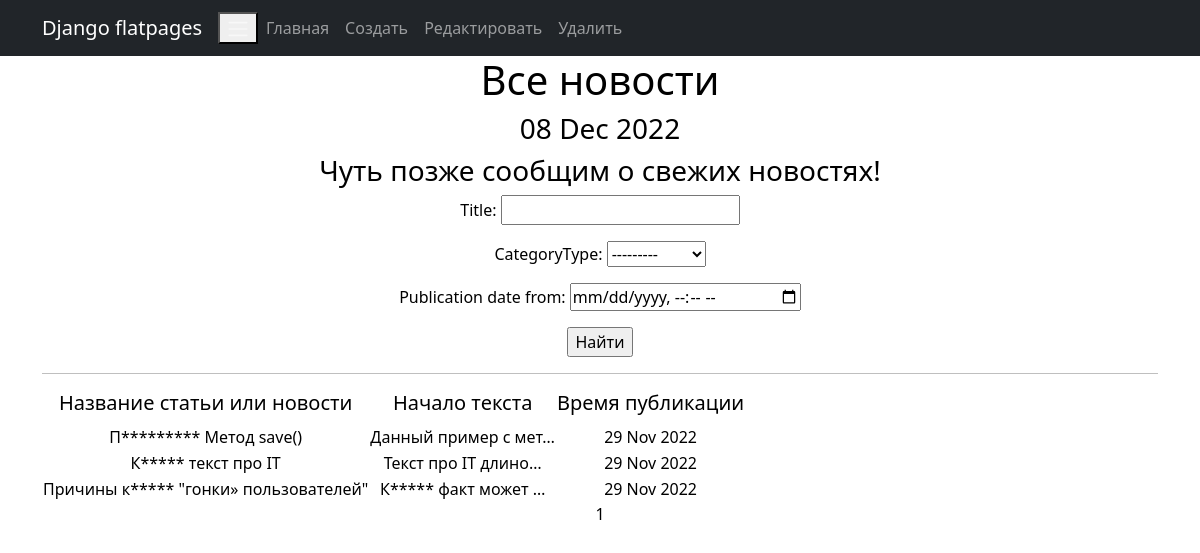
The page /news/ on the database as committed earlier.
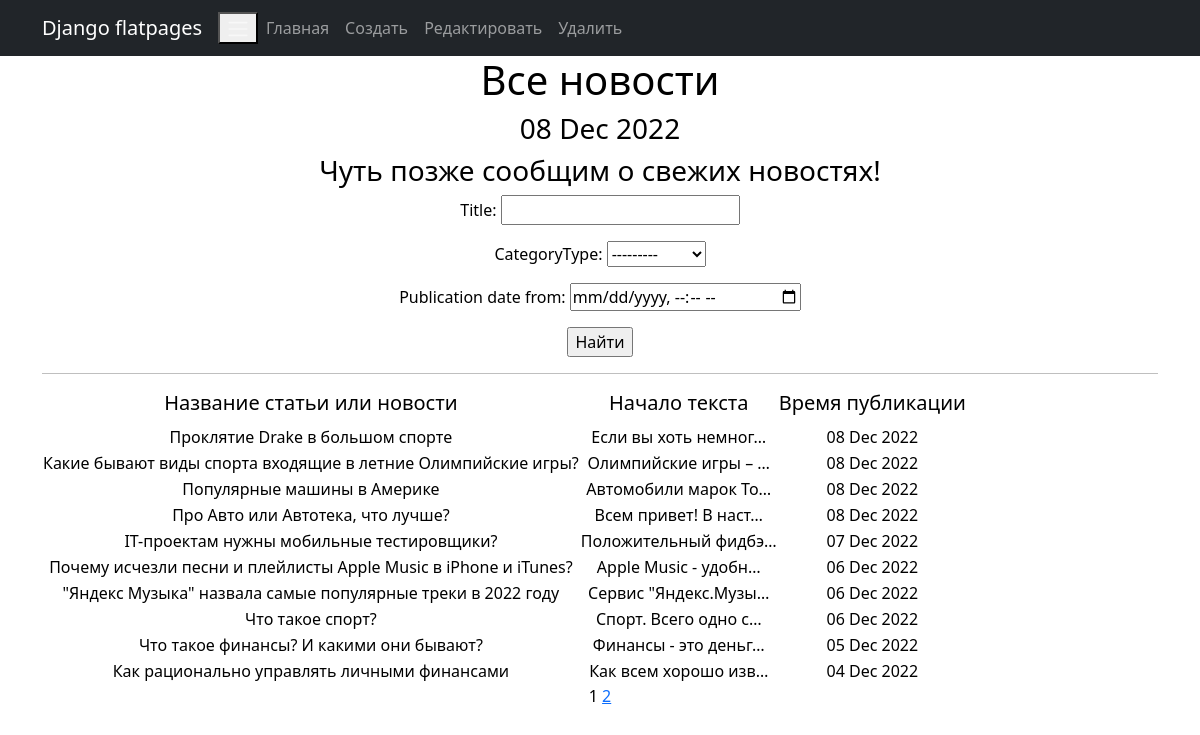
The same page on the database as committed later.
### news/models.py (models this page shows, shortened)
class Post(models.Model):
    author = models.ForeignKey(Author, on_delete=models.CASCADE)
    NEWS = 'NW'
    ARTICLE = 'AR'
    CATEGORY_CHOICES = (
        (NEWS, 'НОВОСТЬ'),
        (ARTICLE, 'СТАТЬЯ')
    )
    categoryType = models.CharField(max_length=2, choices=CATEGORY_CHOICES, default=ARTICLE)
    dateCreation = models.DateTimeField(auto_now_add=True)
    postCategory = models.ManyToManyField(Category, through='PostCategory')
    title = models.CharField(max_length=128)
    text = models.TextField()
    rating = models.SmallIntegerField(default=0)

### news/views.py (the view)
# urls.py: path('', PostsList.as_view(), name='post_list'),
class PostsList(ListView):
    model = Post
    ordering = '-dateCreation'
    template_name = 'news_1.html'
    context_object_name = 'news'
    paginate_by = 10
    def get_queryset(self):
        queryset = super().get_queryset()
        self.filterset = PostFilter(self.request.GET, queryset)
        return self.filterset.qs
    def get_context_data(self, **kwargs):
        context = super().get_context_data(**kwargs)
        context['time_now'] = datetime.utcnow()
        context['next_post'] = None
        context['filterset'] = self.filterset
        return context

### news/templatetags/custom_filters.py (called while the page is built)
@register.filter()
def censor(value):
    bad_words = ['прикольный', 'клевый', 'крутой']
    if not isinstance(value, str):
        raise TypeError(f"unresolved type '{type(value)}' expected  type 'str'")
    for word in value.split():
        if word.lower() in bad_words:
            value = value.replace(word, f"{word[0]}{'*' * (len(word) - 1)}")
    return value

### templates/news_1.html (shortened to what this page needs)
{% extends 'flatpages/default.html' %}
{% load custom_filters %}
{% block content %}
    <h1>Все новости</h1>
    <h3>{{ time_now|date:'d M Y' }}</h3>
    <h3> {{ next_post|default_if_none:"Чуть позже сообщим о свежих новостях!" }} </h3>
<form action="" method="get">
    {{ filterset.form.as_p }}
    <input type="submit" value="Найти" />
</form>
<hr>
    {% if news %}
<table>
    <td><h5>Название статьи или новости</h5></td>
    <td><h5>Начало текста</h5></td>
    <td><h5>Время публикации</h5></td>
    {% for post in news %}
    <tr>
        <td>{{ post.title|censor }}</td>
        <td>
            <div align="center">{{ post.text|censor|truncatechars:20 }}</div>
        </td>
        <td>{{ post.dateCreation|date:'d M Y ' }}</td>
    </tr>
    <tr>
        {% endfor %}
    </tr>
</table>
    {% else %}
       <h2>Свежих новостей нет!</h2>
   {% endif %}
   {{ page_obj.number }}
   {% if page_obj.has_next %}
       <a href="?page={{ page_obj.next_page_number }}">{{ page_obj.next_page_number }}</a>
   {% endif %}
{% endblock content %}

Rows that differ between the two databases and show on the page:
no longer on this page (row edited): Post: title|censor "П********* Метод save()", text|censor "Данный пример с мет…", dateCreation "29 Nov 2022"
no longer on this page (row unchanged): Post: title|censor "К***** текст про IT", text|censor "Текст про IT длино…", dateCreation "29 Nov 2022"
no longer on this page (row unchanged): Post: title|censor "Причины к***** \"гонки» пользователей\"", text|censor "К***** факт может …", dateCreation "29 Nov 2022"
added Post: title|censor "Проклятие Drake в большом спорте", text|censor "Если вы хоть немног…", dateCreation "08 Dec 2022"
added Post: title|censor "Какие бывают виды спорта входящие в летние Олимпийские игры?", text|censor "Олимпийские игры – …", dateCreation "08 Dec 2022"
added Post: title|censor "Популярные машины в Америке", text|censor "Автомобили марок To…", dateCreation "08 Dec 2022"
added Post: title|censor "Про Авто или Автотека, что лучше?", text|censor "Всем привет! В наст…", dateCreation "08 Dec 2022"
added Post: title|censor "IT-проектам нужны мобильные тестировщики?", text|censor "Положительный фидбэ…", dateCreation "07 Dec 2022"
added Post: title|censor "Почему исчезли песни и плейлисты Apple Music в iPhone и iTunes?", text|censor "Apple Music - удобн…", dateCreation "06 Dec 2022"
added Post: title|censor "\"Яндекс Музыка\" назвала самые популярные треки в 2022 году", text|censor "Сервис \"Яндекс.Музы…", dateCreation "06 Dec 2022"
added Post: title|censor "Что такое спорт?", text|censor "Спорт. Всего одно с…", dateCreation "06 Dec 2022"
added Post: title|censor "Что такое финансы? И какими они бывают?", text|censor "Финансы - это деньг…", dateCreation "05 Dec 2022"
added Post: title|censor "Как рационально управлять личными финансами", text|censor "Как всем хорошо изв…", dateCreation "04 Dec 2022"
Other text that changed with them:
{{ page_obj.next_page_number }}: (not shown) → "2"
